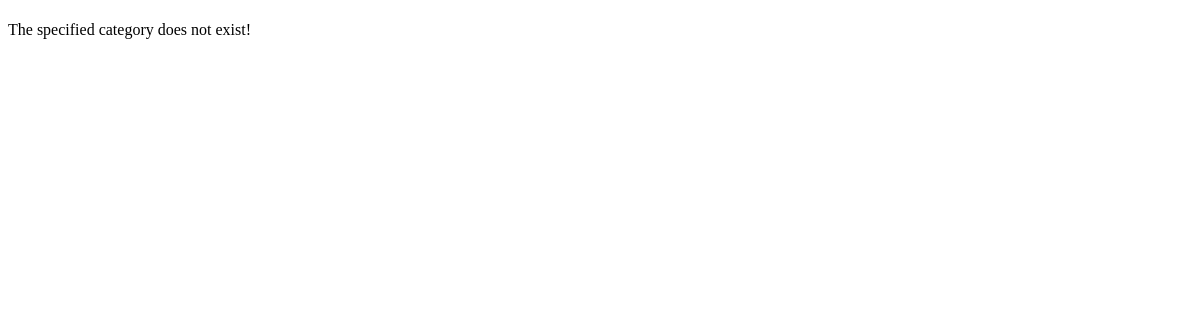
The app's page /rango/category/python/, older data.
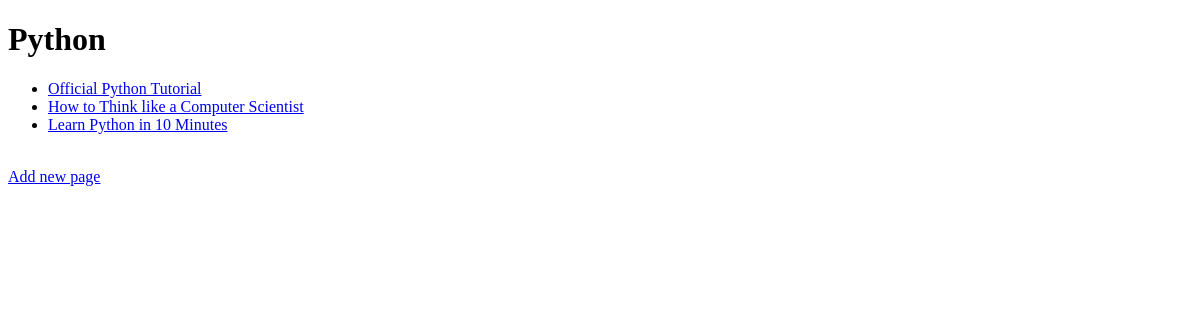
The same page, newer data.
### rango/models.py (models this page shows, shortened)
class Category(models.Model):
    name = models.CharField(max_length=128, unique=True)
    views = models.IntegerField(default=0)
    likes = models.IntegerField(default=0)
    slug = models.SlugField(unique=True)
    class Meta:
        verbose_name_plural = 'Categories'

class Page(models.Model):
    category = models.ForeignKey(Category)
    title = models.CharField(max_length=128)
    url = models.URLField()
    views = models.IntegerField(default=0)

### rango/views.py (the view)
def get_category(request, category_name_slug):
    context_dict = {}
    try:
        category = Category.objects.get(slug=category_name_slug)
        context_dict['category_name'] = category.name
        pages = Page.objects.filter(category=category)
        context_dict['pages'] = pages
        context_dict['category'] = category
    except Category.DoesNotExist:
        pass
    return render(request, 'rango/category.html', context_dict)

### templates/rango/category.html (shortened to what this page needs)
<!DOCTYPE html>
<html>
    <head>
    </head>
    <body>
        <h1>{{ category_name }}</h1>
        {% if category %}
            {% if pages %}
                <ul>
                    {% for page in pages %}
                        <li><a href="{{ page.url }}">{{ page.title }}</a></li>
                    {% endfor %}
                </ul>
            {% else %}
                <strong>No pages currently in category</strong>
            {% endif %}
            <br>
            <a href="/rango/add_page/{{ category.slug }}">Add new page</a><br>
        {% else %}
            The specified category {{ category_name }} does not exist!
        {% endif %}
    </body>
</html>

Row changes from the older to the newer data that the page shows:
now on this page (row edited): Category: name "Python"
changed Category: slug empty → "python" (drawn)
now on this page (row unchanged): Page: title "Official Python Tutorial"
now on this page (row unchanged): Page: title "How to Think like a Computer Scientist"
now on this page (row unchanged): Page: title "Learn Python in 10 Minutes"
Text that changed along with them:
text no longer shown: "The specified category does not exist!"
text now shown: "Add new page"
